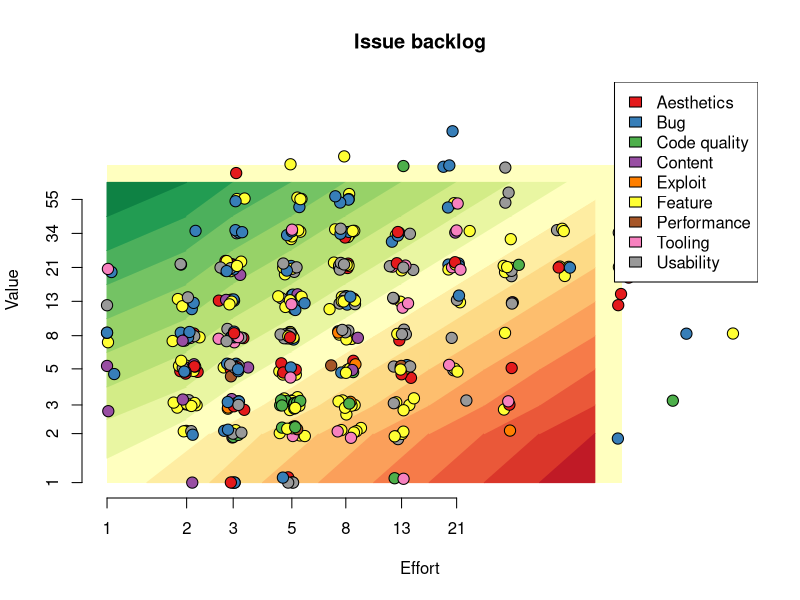

Recreate this plot in R.
library("RColorBrewer")

circleSize = 1.5

#svg("backlog.svg", width=8, height=8)
png("backlog.png", width=500, height=500, type="cairo", pointsize=13)

jitter_log <- function(vals, scaler=0.05) {
  noise <- rnorm(length(vals), mean=0, sd=vals*scaler)
  vals + noise
}

roiPalette = colorRampPalette(brewer.pal(11, "RdYlGn"))
roiCols = roiPalette(19)

data <- read.csv("backlog.csv", sep=",")
x = jitter_log(data$effort)
y = jitter_log(data$value)

maxEffort = max(data$effort)
maxValue = max(data$value)
x = sapply(x, function(n) min(c(n, maxEffort)))
x = sapply(x, function(n) max(c(n, 1)))
y = sapply(y, function(n) min(c(n, maxValue)))
y = sapply(y, function(n) max(c(n, 1)))

# Categories
cats = sort(unique(data$type))
data$typeID = match(data$type, cats)
cols = brewer.pal(length(cats), "Set1")
data$color = cols[data$typeID]

# ROI
vals = c(1, 2, 3, 5, 8, 13, 21, 34, 55, 89)
data$roi = match(data$value, vals) - match(data$effort, vals)

# NA
data$blockedBy[is.na(data$blockedBy)] <- ""

plot(
    NULL, log="xy", xlab="Effort", ylab="Value", axes=FALSE, main="Issue backlog",
    xlim=c(min(x), max(x)), ylim=c(min(y), max(y))
)
axis(1, at=c(1,2,3,5,8,13,21))
axis(2, at=c(1,2,3,5,8,13,21,34,55))
#box()




logHalf <- function(a, b){
    sqrt(a*b)
}




topEdge = logHalf(55,89)

polygon(x=c(1,89,89,1), y=c(1,1,89,89), lty=0, col=roiCols[10])

for (e in 1:8){
    midE = logHalf(vals[e], vals[e+1])
    nextMidE = logHalf(vals[e+1], vals[e+2])
    if (e > 1) {
        for (v in 1:e){
            roi = v-e;
            polygon(
                x=c(midE, nextMidE, nextMidE, midE),
                y=c(vals[v], vals[v+1], vals[v+2], vals[v+1]),
                col=roiCols[10+roi],
                border=roiCols[10+roi]
            )
        }
    }
    roi = -e
    polygon(
        x=c(midE, nextMidE, nextMidE),
        y=c(vals[1], vals[1], vals[2]),
        col=roiCols[10+roi],
        border=roiCols[10+roi]
    )
}

for (v in 1:8){
    midV = logHalf(vals[v], vals[v+1])
    nextMidV = logHalf(vals[v+1], vals[v+2])
    if (v > 1){
        for (e in 1:v){
            roi = v-e;
            polygon(
                x=c(vals[e], vals[e+1], vals[e+2], vals[e+1]),
                y=c(midV, nextMidV, nextMidV, midV),
                col=roiCols[10+roi],
                border=roiCols[10+roi]
            )
        }
    }
    roi = v
    polygon(
        x=c(vals[1], vals[1], vals[2]),
        y=c(midV, nextMidV, nextMidV),
        col=roiCols[10+roi],
        border=roiCols[10+roi]
    )
}


points(x, y, pch=21, bg=data$color, cex=circleSize)
#points(x, y, col=data$color, cex=circleSize, lwd=3)


legend(legend=cats, x="topright", fill=cols)










dev.off()

# Write markdown file
text = "# Backlog"
text = c(text, "![Issue backlog](backlog.png)")
text = c(text, "")
text = c(text, "| Issue | Description | Value | Effort | ROI | Blocked by |")
text = c(text, "| ----: | ----------- | ----: | -----: | --: | ---------: |")

for (i in 1:length(data$roi)){
    entry = paste(
        "| [", data$issue[i], "](", "https://github.com/timgurto/mmo/issues/", data$issue[i], ")",
        " | ", data$description[i],
        " | ", data$value[i],
        " | ", data$effort[i],
        " | ", "![", i, "](roi-images/roi_", i, ".png)",
        " | ", data$blockedBy[i],
        " |", sep=""
    )
    text = c(text, entry)
}

write(text, file="backlog.md")
